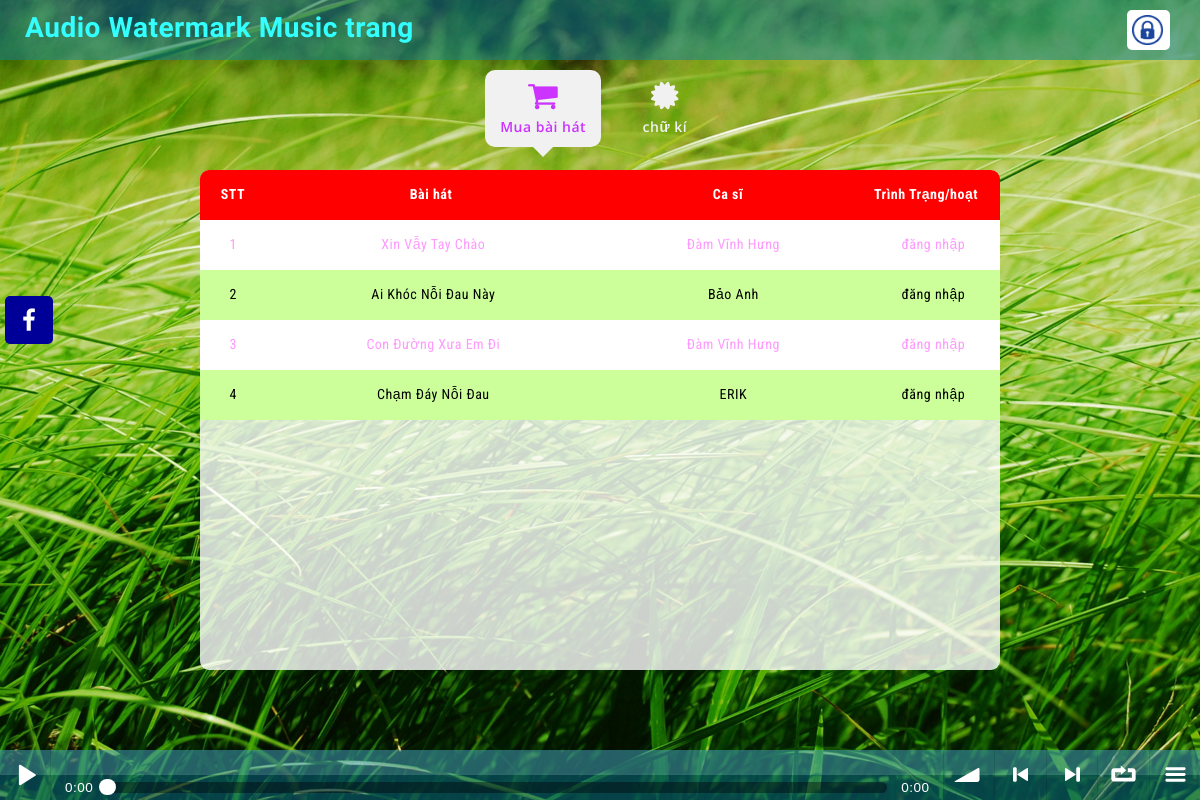
The page / on the database its author committed.
### tables this page shows
CREATE TABLE `siteinfo` (
  `companyname` varchar(128) NOT NULL,
  `slogan` varchar(256) DEFAULT NULL,
  `seokeywords` varchar(128) DEFAULT NULL,
  `seodescription` varchar(256) DEFAULT NULL,
  `facebook` varchar(128) DEFAULT NULL,
  `logo` varchar(32) NOT NULL,
  `copyright` varchar(128) NOT NULL,
  `copyright_ln2` varchar(128) DEFAULT NULL
);

CREATE TABLE `multimedia` (
  `id` varchar(64) NOT NULL,
  `parentid` varchar(64) DEFAULT NULL,
  `song` varchar(256) DEFAULT NULL,
  `singer` varchar(128) DEFAULT NULL,
  `url` varchar(256) NOT NULL,
  `type` varchar(32) NOT NULL,
  `owner` varchar(32) NOT NULL
);

### index.php (the view, shortened to what this page needs)
<!DOCTYPE html>
<html>
	<?php
		include "connectdb.php";
		$qr = $conn->prepare("select siteinfo.companyname as companyname, siteinfo.slogan as slogan, siteinfo.seokeywords as seokeywords, siteinfo.seodescription as seodescription, siteinfo.facebook as facebook, multimedia.url as logo, siteinfo.copyright as copyright, siteinfo.copyright_ln2 as copyright_ln2 from siteinfo, multimedia where siteinfo.logo = multimedia.id limit 1;");
		$qr->execute();
		$rs_siteinfo = $qr->fetch();
		$qr = $conn->prepare("select id, song, singer from multimedia where type = 'music' and owner = 'administrator';");
		$qr->execute();
		$rs_allsongs = $qr->fetchAll();
	?>
	<head>
		<link rel="stylesheet" href="https://maxcdn.bootstrapcdn.com/bootstrap/3.3.7/css/bootstrap.min.css" />
		<link rel="stylesheet" href="https://cdnjs.cloudflare.com/ajax/libs/font-awesome/4.7.0/css/font-awesome.min.css" />
		<link rel="stylesheet" href="animate.css" />
		<link rel="stylesheet" href="soundmanager2/css/bar-ui.css">
		<link rel="stylesheet" href="style.css" />
	</head>
	<body>
		<section class="navbar">
		    <div class="container">
				<div class="navbar-header">
					<a class="navbar-brand navbar-brand-image" href="/" title="<?php echo ($rs_siteinfo['companyname']); ?>"><?php echo ($rs_siteinfo['companyname']); ?></a>
				</div>
				<?php
					if (isset($_SESSION['user'])){
						echo "<a id=\"goto-login\" href=\"logout.php\" title=\"Sign out\"><img src=\"picture/logo-login.png\"/></a>";
						echo "<p id=\"username\">Good day, " . $_SESSION['user'] . "!</p>";
					}
					else{
						echo "<a id=\"goto-login\" href=\"login.php\" title=\"Sign in\"><img src=\"picture/logo-login.png\"/></a>";
					}
				?>
		    </div>
		</section>
		<section class="mainbar">
		    <div class="container">
		      	<ul class="nav mainbar-list wow fadeInDown" data-wow-duration="0.5s">
		        	<li id="buy-more-song" class="active">
		          		<a class="highlight" href="#buymoresong" title="Buy more songs">
		            		<i class="fa fa-shopping-cart"></i> Mua bài hát
		          		</a>
		       		</li>
		       		<li id="get-signature">
		          		<a href="#getsignature" title="Get signature">
		            		<i class="fa fa-certificate"></i> chữ kí
		          		</a>
		       		</li>
		      </ul>
		    </div>
		</section>
		<div class="mycontent">
			<table class="songstable">
				<thead>
					<tr>
						<th class="col-xs-1">STT</th>
						<th class="col-xs-5">Bài hát</th>
						<th class="col-xs-4">Ca sĩ</th>
						<th class="col-xs-2">Trình Trạng/hoạt động</th>
					</tr>
				</thead>
				<tbody class="songstable_scrollbar">
					<?php
						$i = 1;
						foreach ($rs_allsongs as $key => $value) {
							echo "<tr class=\"" . ($i % 2 ? "odd" : "even") . "\">
									<td class=\"col-xs-1\">" . $i . "</td>
									<td class=\"col-xs-5\">" . $value['song'] . "</td>
									<td class=\"col-xs-4\">" . $value['singer'] . "</td>
									<td class=\"col-xs-2\">";
							if (isset($_SESSION['user'])){
								$qr = $conn->prepare("select id from multimedia where type = 'music' and owner = '" . $_SESSION['user'] .  "' and parentid = '" . $value['id'] . "' limit 1;");
								$qr->execute();
								$rs_isLicenced = $qr->fetch();
								if ($rs_isLicenced['id'] == ""){
									echo "<button id=\"" . $value['id'] . "\" class=\"btn btn-danger btn-mini btnbuysong\"><i class=\"fa fa-shopping-cart\"></i></button>";
								}
								else{
									echo "Licenced";
								}
							}
							else{
								echo "đăng nhập";
							}
							echo "	</td>
								</tr>";
							$i++;
						}
					?>
				</tbody>
			</table>
		</div>
		<div class="sm2-bar-ui full-width fixed">
 			<div class="bd sm2-main-controls">
				<div class="sm2-inline-gradient"></div>
  				<div class="sm2-inline-element sm2-button-element">
					<div class="sm2-button-bd">
						<a href="#play" class="sm2-inline-button sm2-icon-play-pause">Play / pause</a>
					</div>
  				</div>
  				<div class="sm2-inline-element sm2-inline-status">
					<div class="sm2-playlist">
						<div class="sm2-playlist-target">
						</div>
					</div>
					<div class="sm2-progress">
						<div class="sm2-row">
							<div class="sm2-inline-time">0:00</div>
							<div class="sm2-progress-bd">
								<div class="sm2-progress-track">
									<div class="sm2-progress-ball"><div class="icon-overlay"></div></div>
								</div>
							</div>
							<div class="sm2-inline-duration">0:00</div>
						</div>
					</div>
				</div>
				<div class="sm2-inline-element sm2-button-element sm2-volume">
					<div class="sm2-button-bd">
						<a href="#volume" class="sm2-inline-button sm2-volume-control">volume</a>
					</div>
				</div>
				<div class="sm2-inline-element sm2-button-element">
					<div class="sm2-button-bd">
						<a href="#prev" title="Previous" class="sm2-inline-button sm2-icon-previous">&lt; previous</a>
					</div>
				</div>
				<div class="sm2-inline-element sm2-button-element">
					<div class="sm2-button-bd">
						<a href="#next" title="Next" class="sm2-inline-button sm2-icon-next">&gt; next</a>
					</div>
				</div>
				<div class="sm2-inline-element sm2-button-element">
					<div class="sm2-button-bd">
						<a href="#repeat" title="Repeat playlist" class="sm2-inline-button sm2-icon-repeat">&infin; repeat</a>
					</div>
				</div>
				<div class="sm2-inline-element sm2-button-element sm2-menu">
					<div class="sm2-button-bd">
						<a href="#menu" class="sm2-inline-button sm2-icon-menu">menu</a>
					</div>
				</div>
			</div>
		</div>
	  	<div class="social-bar">
		    <a target="_blank" href="<?php echo ($rs_siteinfo['facebook']); ?>" title="Visit my Facebook" class="social-bar-facebook"><i class="fa fa-facebook"></i></a>
	  	</div>
	</body>
</html>

### style.css (style rules this page uses)
html, body { height: 100%; font-family: 'Roboto Condensed', sans-serif; font-size:14px; color: #333; letter-spacing: 0.5px; }
body { background: url("picture/bg-body.jpg") fixed no-repeat; background-size: cover; }
a { text-decoration: none; }
.navbar { position: fixed; z-index: 1001; top: 0px; left: 0px; margin: 0px; width: 100%; height: 60px; min-height: 60px; background: rgba(10, 130, 157, 0.5); background-size: cover; background-repeat: none; border-radius: 0px; border: none; }
.navbar .container { height: 100%; }
.navbar-header { float: left; height: 100%; margin: 0px; padding: 0px; }
.navbar-brand { height: 100%; margin: 0px; margin-top: 18px; padding: 0px; padding-left: 10px; font-family: 'Oregano', cursive; font-size: 28px; font-weight: 600; color: #33FFFF; white-space: nowrap; }
#goto-login { float: right; margin: 0px; margin-top: 10px; padding: 5px; background-color: #FFF; border-radius: 5px; overflow: hidden; }
#goto-login img { height: 30px; margin: 0px; margin-right: 2.5px; }
.mainbar { position: fixed; top: 60px; left: 0px; margin: 0px; padding: 0px; width: 100%; height: auto; text-align: center; }
.mainbar-list { padding: 10px; padding-bottom: 20px; }
.mainbar-list li { height: 100%; min-width: 100px; margin: 0px 5px; display: inline-block; }
.mainbar-list li a { display: block; font-family: 'Open Sans', Verdana, Helvetica, sans-serif; font-weight: 600; transition: all 0.1s ease; -webkit-transition: all 0.1s ease; -moz-transition: all 0.1s ease; -o-transition: all 0.1s ease; }
.mainbar-list li:not(.active) a { color: #f1f1f1; }
.mainbar-list li.active a { background-color: #f1f1f1; border-radius: 10px; color: #CC33FF; }
.mainbar-list li.active a:after { position: absolute; top: 100%; left: 50%; margin-left: -10px; border-left: 10px solid transparent; border-right: 10px solid transparent; border-top: 10px solid transparent; border-top-color: #f1f1f1; content: ''; display: inline-block; }
.mainbar-list a i { display: block; margin-bottom: 5px; font-size: 32px; }
.highlight { -webkit-animation: colorchange 10s infinite alternate; }
.mycontent { position: fixed; z-index: 1001; top: 170px; left: 50%; transform: translateX(-50%) !important; width: 800px; height: 500px; background-color: rgba(255, 255, 255, 0.8); border-radius: 9px; overflow: hidden; }
.songstable { width: 100%; }
.songstable thead { width: 100%; }
.songstable tbody { width: 100%; height: 500px; overflow-y: scroll; }
.songstable thead tr { width: 99%; }
.songstable tr { width: 100%; }
.songstable thead, .songstable tbody, .songstable tr, .songstable td, .songstable th { display: inline-block; }
.songstable thead { background: #FF0000; color: #fff; }
.songstable tbody td, .songstable thead > tr> th { float: left; border-bottom-width: 0; }
.songstable>tbody>tr>td, .songstable>tbody>tr>th, .songstable>tfoot>tr>td, .songstable>tfoot>tr>th, .songstable>thead>tr>td, .songstable>thead>tr>th { padding: 8px; height: 50px; text-align: center; line-height: 32px; }
.odd { background: #fff; color: #FF99FF; }
.even { background: #CCFF99; color: #000; }
.sm2-bar-ui { z-index: 1002 !important; font-size: 18px; }
.sm2-bar-ui .sm2-main-controls, .sm2-bar-ui .sm2-playlist-drawer { background-color: rgba(10, 130, 157, 0.5); }
.social-bar { position: fixed; z-index: 1002; left: 5px; top: 40%; transform: translateY(-50%); }
.social-bar a, .social-bar span { position: relative; width: 48px; height: 48px; margin-top: 5px; margin-bottom: 5px; padding: 0px; outline: none; border: none; border-radius: 5px; font-size: 24px; color: #fff; display: block; transition: all 0.1s ease; -webkit-transition: all 0.1s ease; -moz-transition: all 0.1s ease; -o-transition: all 0.1s ease; }
.social-bar a .fa, .social-bar span .fa { position: absolute; top: 50%; left: 50%; transform: translate(-50%, -50%) !important; }
.social-bar-facebook { background: #000099; }

### rows shown on the page
siteinfo: companyname "Audio Watermark Music trang"
multimedia: song "Xin Vẫy Tay Chào", singer "Đàm Vĩnh Hưng"
multimedia: song "Ai Khóc Nỗi Đau Này", singer "Bảo Anh"
multimedia: song "Con Đường Xưa Em Đi", singer "Đàm Vĩnh Hưng"
multimedia: song "Chạm Đáy Nỗi Đau", singer "ERIK"
